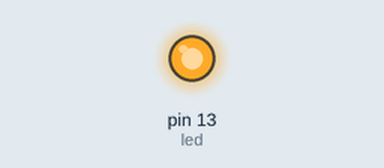
Recording of a sketch running on a simulated Arduino Uno, built with avr-gcc and run on an emulated ATmega328P. Shown: output pins drawn as LEDs (lit = HIGH).

Above: at 3.0 s.
At 6.5 s:
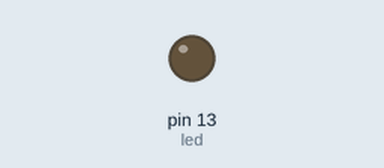
Timing chart, 0 to 9.1 s (numbered marks = the images above):
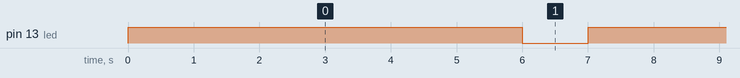

The sketch:

_1_PISCA_LED.ino
```cpp
#define led 13// cria uma especie de variavel para o led 13
void setup() //funcao para parametrizar o programa
{
  // put your setup code here, to run once:
pinMode(led,OUTPUT);//configura o led 13 como saida

}

void loop() //sao os ciclos que o arduino deve executar
{
  // put your main code here, to run repeatedly:
digitalWrite(led,HIGH);//define o estado alto do led
delay(6000);//define o tempo em que o led vai ficar ligado
digitalWrite(led,LOW);//define o estado baixo do led
delay(1000);//define o tempo em que o led vai ficar em nivel baixo
}
```

Measured:
- by itself, pin 13 (led): alternates HIGH for 6.0 s and LOW for 1.0 s
